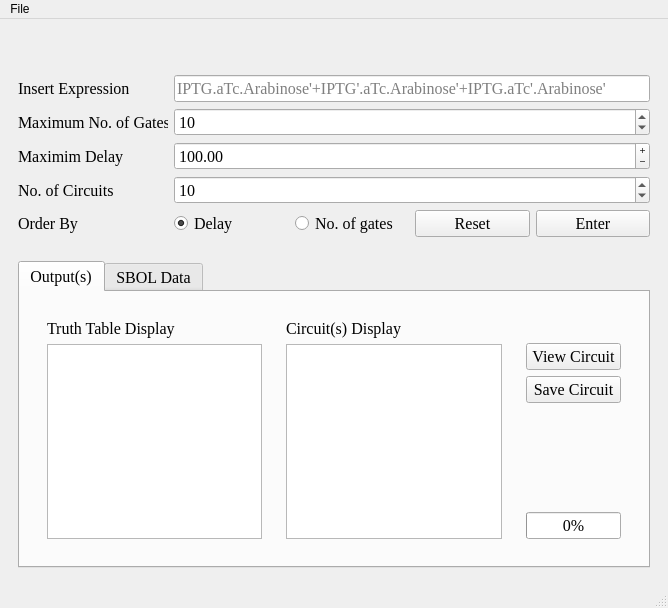
<?xml version="1.0" encoding="UTF-8"?>
<ui version="4.0">
 <class>GeneTech</class>
 <widget class="QMainWindow" name="GeneTech">
  <property name="geometry">
   <rect>
    <x>0</x>
    <y>0</y>
    <width>668</width>
    <height>608</height>
   </rect>
  </property>
  <property name="windowTitle">
   <string>MainWindow</string>
  </property>
  <widget class="QWidget" name="centralwidget">
   <layout class="QVBoxLayout" name="verticalLayout">
    <item>
     <widget class="QWidget" name="widget_6" native="true">
      <property name="minimumSize">
       <size>
        <width>650</width>
        <height>0</height>
       </size>
      </property>
      <layout class="QVBoxLayout" name="verticalLayout_6">
       <item>
        <widget class="QLabel" name="label_2">
         <property name="text">
          <string/>
         </property>
         <property name="pixmap">
          <pixmap>Logo/NewLogo.png</pixmap>
         </property>
        </widget>
       </item>
      </layout>
     </widget>
    </item>
    <item>
     <widget class="QWidget" name="widget" native="true">
      <layout class="QGridLayout" name="gridLayout">
       <item row="0" column="0">
        <widget class="QLabel" name="InsertExpressionlabel">
         <property name="maximumSize">
          <size>
           <width>150</width>
           <height>16777215</height>
          </size>
         </property>
         <property name="font">
          <font>
           <family>Times New Roman</family>
           <pointsize>12</pointsize>
          </font>
         </property>
         <property name="layoutDirection">
          <enum>Qt::LeftToRight</enum>
         </property>
         <property name="text">
          <string>Insert Expression </string>
         </property>
        </widget>
       </item>
       <item row="2" column="0">
        <widget class="QLabel" name="ThresholdValuelabel">
         <property name="maximumSize">
          <size>
           <width>150</width>
           <height>16777215</height>
          </size>
         </property>
         <property name="font">
          <font>
           <family>Times New Roman</family>
           <pointsize>12</pointsize>
          </font>
         </property>
         <property name="text">
          <string>Maximim Delay</string>
         </property>
        </widget>
       </item>
       <item row="1" column="0">
        <widget class="QLabel" name="NoofCircuitsLabellabel">
         <property name="maximumSize">
          <size>
           <width>150</width>
           <height>16777215</height>
          </size>
         </property>
         <property name="font">
          <font>
           <family>Times New Roman</family>
           <pointsize>12</pointsize>
          </font>
         </property>
         <property name="text">
          <string>Maximum No. of Gates</string>
         </property>
        </widget>
       </item>
       <item row="4" column="2">
        <widget class="QRadioButton" name="GatesRadioButton">
         <property name="font">
          <font>
           <family>Times New Roman</family>
           <pointsize>12</pointsize>
          </font>
         </property>
         <property name="text">
          <string>No. of gates</string>
         </property>
        </widget>
       </item>
       <item row="4" column="3">
        <widget class="QPushButton" name="ExitButton">
         <property name="minimumSize">
          <size>
           <width>100</width>
           <height>0</height>
          </size>
         </property>
         <property name="maximumSize">
          <size>
           <width>150</width>
           <height>16777215</height>
          </size>
         </property>
         <property name="font">
          <font>
           <family>Times New Roman</family>
           <pointsize>12</pointsize>
          </font>
         </property>
         <property name="text">
          <string>Reset</string>
         </property>
        </widget>
       </item>
       <item row="4" column="4">
        <widget class="QPushButton" name="EnterButton">
         <property name="minimumSize">
          <size>
           <width>100</width>
           <height>0</height>
          </size>
         </property>
         <property name="maximumSize">
          <size>
           <width>150</width>
           <height>16777215</height>
          </size>
         </property>
         <property name="font">
          <font>
           <family>Times New Roman</family>
           <pointsize>12</pointsize>
          </font>
         </property>
         <property name="text">
          <string>Enter</string>
         </property>
        </widget>
       </item>
       <item row="4" column="1">
        <widget class="QRadioButton" name="DelayRadioButton">
         <property name="font">
          <font>
           <family>Times New Roman</family>
           <pointsize>12</pointsize>
          </font>
         </property>
         <property name="text">
          <string>Delay</string>
         </property>
         <property name="checked">
          <bool>true</bool>
         </property>
        </widget>
       </item>
       <item row="2" column="1" colspan="4">
        <widget class="QDoubleSpinBox" name="doubleSpinBox">
         <property name="font">
          <font>
           <family>Times New Roman</family>
           <pointsize>12</pointsize>
          </font>
         </property>
         <property name="buttonSymbols">
          <enum>QAbstractSpinBox::PlusMinus</enum>
         </property>
         <property name="maximum">
          <double>999999.000000000000000</double>
         </property>
         <property name="singleStep">
          <double>0.010000000000000</double>
         </property>
         <property name="value">
          <double>100.000000000000000</double>
         </property>
        </widget>
       </item>
       <item row="1" column="1" colspan="4">
        <widget class="QSpinBox" name="spinBox">
         <property name="font">
          <font>
           <family>Times New Roman</family>
           <pointsize>12</pointsize>
          </font>
         </property>
         <property name="value">
          <number>10</number>
         </property>
        </widget>
       </item>
       <item row="0" column="1" colspan="4">
        <widget class="QLineEdit" name="InsertExpressionEdit">
         <property name="font">
          <font>
           <family>Times New Roman</family>
           <pointsize>12</pointsize>
          </font>
         </property>
         <property name="placeholderText">
          <string>IPTG.aTc.Arabinose'+IPTG'.aTc.Arabinose'+IPTG.aTc'.Arabinose'</string>
         </property>
        </widget>
       </item>
       <item row="3" column="1" colspan="4">
        <widget class="QSpinBox" name="CircuitSpinBox">
         <property name="font">
          <font>
           <family>Times New Roman</family>
           <pointsize>12</pointsize>
          </font>
         </property>
         <property name="minimum">
          <number>0</number>
         </property>
         <property name="value">
          <number>10</number>
         </property>
        </widget>
       </item>
       <item row="3" column="0">
        <widget class="QLabel" name="label_6">
         <property name="font">
          <font>
           <family>Times New Roman</family>
           <pointsize>12</pointsize>
          </font>
         </property>
         <property name="text">
          <string>No. of Circuits</string>
         </property>
        </widget>
       </item>
       <item row="4" column="0">
        <widget class="QLabel" name="label_8">
         <property name="font">
          <font>
           <family>Times New Roman</family>
           <pointsize>12</pointsize>
          </font>
         </property>
         <property name="text">
          <string>Order By</string>
         </property>
        </widget>
       </item>
      </layout>
     </widget>
    </item>
    <item>
     <widget class="QWidget" name="widget_2" native="true">
      <layout class="QGridLayout" name="gridLayout_2">
       <item row="0" column="0">
        <widget class="QTabWidget" name="tabWidget">
         <property name="maximumSize">
          <size>
           <width>16777215</width>
           <height>16777215</height>
          </size>
         </property>
         <property name="font">
          <font>
           <family>Times New Roman</family>
           <pointsize>12</pointsize>
          </font>
         </property>
         <property name="statusTip">
          <string/>
         </property>
         <property name="currentIndex">
          <number>0</number>
         </property>
         <widget class="QWidget" name="tab">
          <attribute name="title">
           <string>Output(s)</string>
          </attribute>
          <layout class="QHBoxLayout" name="horizontalLayout_2">
           <item>
            <widget class="QWidget" name="widget_7" native="true">
             <layout class="QHBoxLayout" name="horizontalLayout_3">
              <item>
               <widget class="QWidget" name="widget_9" native="true">
                <layout class="QVBoxLayout" name="verticalLayout_4">
                 <item>
                  <widget class="QLabel" name="label_7">
                   <property name="font">
                    <font>
                     <family>Times New Roman</family>
                     <pointsize>12</pointsize>
                    </font>
                   </property>
                   <property name="text">
                    <string>Truth Table Display</string>
                   </property>
                  </widget>
                 </item>
                 <item>
                  <widget class="QListWidget" name="TruthList">
                   <property name="font">
                    <font>
                     <family>Times New Roman</family>
                     <pointsize>12</pointsize>
                    </font>
                   </property>
                  </widget>
                 </item>
                </layout>
               </widget>
              </item>
              <item>
               <widget class="QWidget" name="widget_8" native="true">
                <layout class="QVBoxLayout" name="verticalLayout_5">
                 <item>
                  <widget class="QLabel" name="label_4">
                   <property name="font">
                    <font>
                     <family>Times New Roman</family>
                     <pointsize>12</pointsize>
                    </font>
                   </property>
                   <property name="text">
                    <string>Circuit(s) Display</string>
                   </property>
                  </widget>
                 </item>
                 <item>
                  <widget class="QListWidget" name="CircuitList">
                   <property name="sizePolicy">
                    <sizepolicy hsizetype="Expanding" vsizetype="Expanding">
                     <horstretch>0</horstretch>
                     <verstretch>0</verstretch>
                    </sizepolicy>
                   </property>
                   <property name="font">
                    <font>
                     <family>Times New Roman</family>
                     <pointsize>12</pointsize>
                    </font>
                   </property>
                  </widget>
                 </item>
                </layout>
               </widget>
              </item>
              <item>
               <widget class="QWidget" name="widget_3" native="true">
                <property name="maximumSize">
                 <size>
                  <width>150</width>
                  <height>16777215</height>
                 </size>
                </property>
                <layout class="QFormLayout" name="formLayout_2">
                 <item row="1" column="0" colspan="2">
                  <widget class="QPushButton" name="ViewButton">
                   <property name="maximumSize">
                    <size>
                     <width>150</width>
                     <height>16777215</height>
                    </size>
                   </property>
                   <property name="font">
                    <font>
                     <family>Times New Roman</family>
                     <pointsize>12</pointsize>
                    </font>
                   </property>
                   <property name="text">
                    <string>View Circuit</string>
                   </property>
                  </widget>
                 </item>
                 <item row="2" column="0" colspan="2">
                  <widget class="QPushButton" name="SaveButton">
                   <property name="maximumSize">
                    <size>
                     <width>150</width>
                     <height>16777215</height>
                    </size>
                   </property>
                   <property name="font">
                    <font>
                     <family>Times New Roman</family>
                     <pointsize>12</pointsize>
                    </font>
                   </property>
                   <property name="text">
                    <string>Save Circuit</string>
                   </property>
                  </widget>
                 </item>
                 <item row="5" column="0">
                  <spacer name="verticalSpacer_4">
                   <property name="orientation">
                    <enum>Qt::Vertical</enum>
                   </property>
                   <property name="sizeHint" stdset="0">
                    <size>
                     <width>20</width>
                     <height>40</height>
                    </size>
                   </property>
                  </spacer>
                 </item>
                 <item row="6" column="0">
                  <spacer name="verticalSpacer_2">
                   <property name="orientation">
                    <enum>Qt::Vertical</enum>
                   </property>
                   <property name="sizeHint" stdset="0">
                    <size>
                     <width>20</width>
                     <height>40</height>
                    </size>
                   </property>
                  </spacer>
                 </item>
                 <item row="7" column="0" colspan="2">
                  <widget class="QProgressBar" name="ProgressBar">
                   <property name="maximumSize">
                    <size>
                     <width>150</width>
                     <height>16777215</height>
                    </size>
                   </property>
                   <property name="font">
                    <font>
                     <family>Times New Roman</family>
                     <pointsize>12</pointsize>
                    </font>
                   </property>
                   <property name="value">
                    <number>0</number>
                   </property>
                   <property name="alignment">
                    <set>Qt::AlignCenter</set>
                   </property>
                   <property name="textVisible">
                    <bool>true</bool>
                   </property>
                   <property name="invertedAppearance">
                    <bool>false</bool>
                   </property>
                   <property name="textDirection">
                    <enum>QProgressBar::TopToBottom</enum>
                   </property>
                  </widget>
                 </item>
                 <item row="4" column="0">
                  <spacer name="verticalSpacer_3">
                   <property name="orientation">
                    <enum>Qt::Vertical</enum>
                   </property>
                   <property name="sizeHint" stdset="0">
                    <size>
                     <width>20</width>
                     <height>40</height>
                    </size>
                   </property>
                  </spacer>
                 </item>
                 <item row="0" column="0">
                  <widget class="QLabel" name="label_5">
                   <property name="text">
                    <string/>
                   </property>
                  </widget>
                 </item>
                </layout>
               </widget>
              </item>
             </layout>
            </widget>
           </item>
          </layout>
         </widget>
         <widget class="QWidget" name="NotesTab">
          <attribute name="title">
           <string>SBOL Data</string>
          </attribute>
          <layout class="QHBoxLayout" name="horizontalLayout">
           <item>
            <widget class="QWidget" name="widget_5" native="true">
             <property name="maximumSize">
              <size>
               <width>200</width>
               <height>16777215</height>
              </size>
             </property>
             <property name="layoutDirection">
              <enum>Qt::RightToLeft</enum>
             </property>
             <layout class="QVBoxLayout" name="verticalLayout_2">
              <item>
               <widget class="QLabel" name="label">
                <property name="text">
                 <string>File(s)</string>
                </property>
               </widget>
              </item>
              <item>
               <widget class="QListWidget" name="xmlList">
                <property name="font">
                 <font>
                  <family>Times New Roman</family>
                  <pointsize>12</pointsize>
                 </font>
                </property>
                <property name="layoutDirection">
                 <enum>Qt::LeftToRight</enum>
                </property>
               </widget>
              </item>
              <item>
               <widget class="QPushButton" name="SaveNotesButton">
                <property name="font">
                 <font>
                  <family>Times New Roman</family>
                  <pointsize>12</pointsize>
                 </font>
                </property>
                <property name="text">
                 <string>Save As</string>
                </property>
               </widget>
              </item>
              <item>
               <widget class="QPushButton" name="ImportNotesButton">
                <property name="font">
                 <font>
                  <family>Times New Roman</family>
                  <pointsize>12</pointsize>
                 </font>
                </property>
                <property name="text">
                 <string>Import File</string>
                </property>
               </widget>
              </item>
             </layout>
            </widget>
           </item>
           <item>
            <widget class="QWidget" name="widget_4" native="true">
             <property name="minimumSize">
              <size>
               <width>103</width>
               <height>0</height>
              </size>
             </property>
             <layout class="QVBoxLayout" name="verticalLayout_3">
              <item>
               <widget class="QLabel" name="label_3">
                <property name="text">
                 <string>File Preview</string>
                </property>
               </widget>
              </item>
              <item>
               <widget class="QTextEdit" name="Notes">
                <property name="font">
                 <font>
                  <family>Times New Roman</family>
                  <pointsize>12</pointsize>
                 </font>
                </property>
               </widget>
              </item>
             </layout>
            </widget>
           </item>
          </layout>
         </widget>
        </widget>
       </item>
      </layout>
     </widget>
    </item>
   </layout>
  </widget>
  <widget class="QMenuBar" name="menubar">
   <property name="geometry">
    <rect>
     <x>0</x>
     <y>0</y>
     <width>668</width>
     <height>21</height>
    </rect>
   </property>
   <widget class="QMenu" name="menuFile">
    <property name="title">
     <string>File</string>
    </property>
    <addaction name="actionAbout"/>
    <addaction name="actionExit"/>
   </widget>
   <addaction name="menuFile"/>
  </widget>
  <widget class="QStatusBar" name="statusbar"/>
  <action name="actionAbout">
   <property name="text">
    <string>About</string>
   </property>
   <property name="font">
    <font>
     <family>Times New Roman</family>
     <pointsize>12</pointsize>
    </font>
   </property>
  </action>
  <action name="actionExit">
   <property name="text">
    <string>Exit</string>
   </property>
   <property name="font">
    <font>
     <family>Times New Roman</family>
     <pointsize>12</pointsize>
    </font>
   </property>
  </action>
 </widget>
 <resources/>
 <connections/>
</ui>
